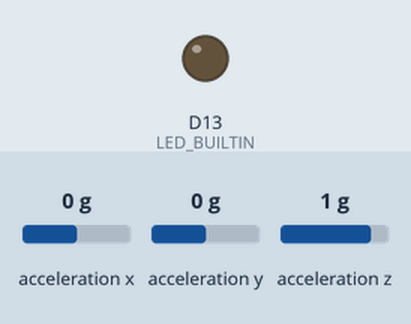
Bench run of a sketch on a simulated Arduino Nano 33 BLE. Shown: output pins drawn as LEDs (lit = HIGH). Inputs (shaded band) come from the test bench; at power-on: acceleration x 0 g, acceleration y 0 g, acceleration z 1 g. Nothing arrives over Bluetooth unless stated; a phone connects over Bluetooth LE 3 s after start; what the sketch prints to the serial monitor is not drawn.

Above: at 0.1 s.
At 3.1 s:
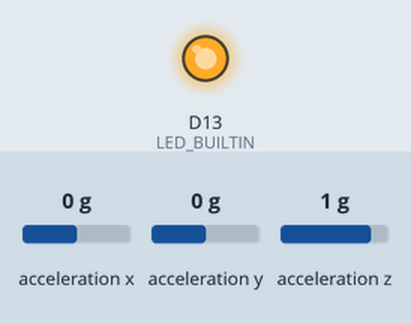
Timing chart, 0 to 4.6 s (numbered marks = the images above):
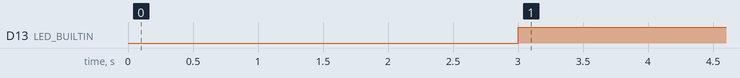

The sketch:

3.ino
```cpp
#include <ArduinoBLE.h>
#include <Arduino_LSM9DS1.h>

#define BLE_UUID_ACCELERATION_X   "1"
#define BLE_UUID_ACCELERATION_Y   "2"
#define BLE_UUID_ACCELERATION_Z   "3"
#define BLE_UUID_TEST_SERVICE   "9A48ECBA-2E92-082F-C079-9E75AAE428B1"
float x, y, z;

BLEService testService( BLE_UUID_TEST_SERVICE );
// BLE LED Switch Characteristic
BLEStringCharacteristic accelerationCharacteristic_X( BLE_UUID_ACCELERATION_X, BLERead | BLENotify,12 );
BLEStringCharacteristic accelerationCharacteristic_Y( BLE_UUID_ACCELERATION_Y, BLERead | BLENotify,12 );
BLEStringCharacteristic accelerationCharacteristic_Z( BLE_UUID_ACCELERATION_Z, BLERead | BLENotify,12 );

void setup() {

  Serial.begin(9600);
  while (!Serial);

  if (!IMU.begin()) {
    Serial.println("Failed to initialize IMU!");
    while (1);
  }
  // set LED's pin to output mode
  pinMode(LED_BUILTIN, OUTPUT);
  digitalWrite(LED_BUILTIN, LOW);         // when the central disconnects, turn off the LED


  // begin initialization
  if (!BLE.begin()) {
    Serial.println("starting Bluetooth® Low Energy failed!");

    while (1);
  }

  // set advertised local name and service UUID:
  BLE.setLocalName("Ignacio");
  BLE.setAdvertisedService(testService);

  // add the characteristic to the service
  testService.addCharacteristic( accelerationCharacteristic_X);
  testService.addCharacteristic( accelerationCharacteristic_Y);
  testService.addCharacteristic( accelerationCharacteristic_Z);

  // add service
  BLE.addService(testService);

  // start advertising
  BLE.advertise();

  Serial.println("BLE LED Peripheral");
}

void loop() {
  // listen for Bluetooth® Low Energy peripherals to connect:
  BLEDevice central = BLE.central();

  // if a central is connected to peripheral:
  if (central) {
    Serial.print("Connected to central: ");
    // print the central's MAC address:
    Serial.println(central.address());
    digitalWrite(LED_BUILTIN, HIGH);            // turn on the LED to indicate the connection

    // while the central is still connected to peripheral:
    while (central.connected()) {
       if (IMU.accelerationAvailable()) {
      IMU.readAcceleration(x, y, z);
      Serial.println(x);
      accelerationCharacteristic_X.writeValue( String(x) );
      Serial.println(y);
      accelerationCharacteristic_Y.writeValue( String(y) );
      Serial.println(z);
      accelerationCharacteristic_Z.writeValue( String(z) );
     }
    }

    // when the central disconnects, print it out:
    Serial.print(F("Disconnected from central: "));
    Serial.println(central.address());

  }
}
```

Measured:
- by itself, D13 (LED_BUILTIN): LOW → HIGH at 3.0 s
